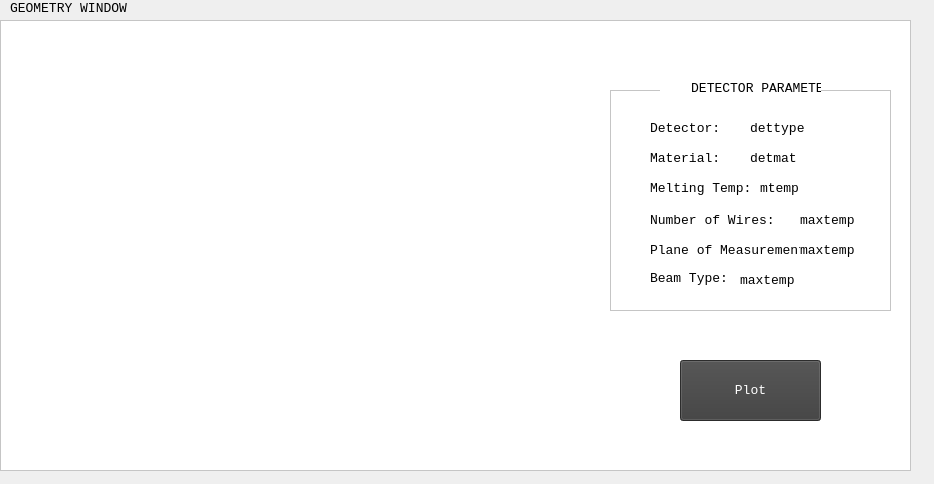
<?xml version="1.0" encoding="UTF-8"?>
<ui version="4.0">
 <class>Form</class>
 <widget class="QWidget" name="Form">
  <property name="geometry">
   <rect>
    <x>0</x>
    <y>0</y>
    <width>934</width>
    <height>484</height>
   </rect>
  </property>
  <property name="windowTitle">
   <string>Form</string>
  </property>
  <widget class="QFrame" name="frame">
   <property name="geometry">
    <rect>
     <x>0</x>
     <y>20</y>
     <width>911</width>
     <height>451</height>
    </rect>
   </property>
   <property name="styleSheet">
    <string notr="true">background-color: rgb(255, 255, 255);</string>
   </property>
   <property name="frameShape">
    <enum>QFrame::StyledPanel</enum>
   </property>
   <property name="frameShadow">
    <enum>QFrame::Raised</enum>
   </property>
   <widget class="QFrame" name="frame_2">
    <property name="geometry">
     <rect>
      <x>610</x>
      <y>70</y>
      <width>281</width>
      <height>221</height>
     </rect>
    </property>
    <property name="frameShape">
     <enum>QFrame::StyledPanel</enum>
    </property>
    <property name="frameShadow">
     <enum>QFrame::Raised</enum>
    </property>
    <widget class="QWidget" name="widgetGeometryWindowText" native="true">
     <property name="geometry">
      <rect>
       <x>10</x>
       <y>10</y>
       <width>261</width>
       <height>201</height>
      </rect>
     </property>
     <property name="font">
      <font>
       <pointsize>10</pointsize>
      </font>
     </property>
     <widget class="QLabel" name="label_4">
      <property name="geometry">
       <rect>
        <x>30</x>
        <y>20</y>
        <width>81</width>
        <height>16</height>
       </rect>
      </property>
      <property name="font">
       <font>
        <family>Monospace</family>
        <pointsize>10</pointsize>
       </font>
      </property>
      <property name="text">
       <string>Detector: </string>
      </property>
     </widget>
     <widget class="QLabel" name="LabeldettypeGeo">
      <property name="geometry">
       <rect>
        <x>130</x>
        <y>20</y>
        <width>101</width>
        <height>16</height>
       </rect>
      </property>
      <property name="font">
       <font>
        <family>Monospace</family>
        <pointsize>10</pointsize>
       </font>
      </property>
      <property name="text">
       <string>dettype</string>
      </property>
     </widget>
     <widget class="QLabel" name="label_6">
      <property name="geometry">
       <rect>
        <x>30</x>
        <y>50</y>
        <width>81</width>
        <height>16</height>
       </rect>
      </property>
      <property name="font">
       <font>
        <family>Monospace</family>
        <pointsize>10</pointsize>
       </font>
      </property>
      <property name="text">
       <string>Material:</string>
      </property>
     </widget>
     <widget class="QLabel" name="LabeldetmatGeo">
      <property name="geometry">
       <rect>
        <x>130</x>
        <y>50</y>
        <width>81</width>
        <height>16</height>
       </rect>
      </property>
      <property name="font">
       <font>
        <family>Monospace</family>
        <pointsize>10</pointsize>
       </font>
      </property>
      <property name="text">
       <string>detmat</string>
      </property>
     </widget>
     <widget class="QLabel" name="label_8">
      <property name="geometry">
       <rect>
        <x>30</x>
        <y>80</y>
        <width>121</width>
        <height>16</height>
       </rect>
      </property>
      <property name="font">
       <font>
        <family>Monospace</family>
        <pointsize>10</pointsize>
       </font>
      </property>
      <property name="text">
       <string>Melting Temp:</string>
      </property>
     </widget>
     <widget class="QLabel" name="LabelmtempGeo">
      <property name="geometry">
       <rect>
        <x>140</x>
        <y>80</y>
        <width>121</width>
        <height>16</height>
       </rect>
      </property>
      <property name="font">
       <font>
        <family>Monospace</family>
        <pointsize>10</pointsize>
       </font>
      </property>
      <property name="text">
       <string>mtemp</string>
      </property>
     </widget>
     <widget class="QLabel" name="label_10">
      <property name="geometry">
       <rect>
        <x>30</x>
        <y>110</y>
        <width>311</width>
        <height>20</height>
       </rect>
      </property>
      <property name="font">
       <font>
        <family>Monospace</family>
        <pointsize>10</pointsize>
       </font>
      </property>
      <property name="text">
       <string>Number of Wires:</string>
      </property>
     </widget>
     <widget class="QLabel" name="labelGeoNumberWires">
      <property name="geometry">
       <rect>
        <x>180</x>
        <y>110</y>
        <width>211</width>
        <height>21</height>
       </rect>
      </property>
      <property name="font">
       <font>
        <family>Monospace</family>
        <pointsize>10</pointsize>
       </font>
      </property>
      <property name="text">
       <string>maxtemp</string>
      </property>
     </widget>
     <widget class="QLabel" name="label_13">
      <property name="geometry">
       <rect>
        <x>30</x>
        <y>170</y>
        <width>311</width>
        <height>16</height>
       </rect>
      </property>
      <property name="font">
       <font>
        <family>Monospace</family>
        <pointsize>10</pointsize>
       </font>
      </property>
      <property name="text">
       <string>Beam Type: </string>
      </property>
     </widget>
     <widget class="QLabel" name="label_11">
      <property name="geometry">
       <rect>
        <x>30</x>
        <y>140</y>
        <width>311</width>
        <height>20</height>
       </rect>
      </property>
      <property name="font">
       <font>
        <family>Monospace</family>
        <pointsize>10</pointsize>
       </font>
      </property>
      <property name="text">
       <string>Plane of Measurement:</string>
      </property>
     </widget>
     <widget class="QLabel" name="labelGeoMplane">
      <property name="geometry">
       <rect>
        <x>180</x>
        <y>140</y>
        <width>211</width>
        <height>21</height>
       </rect>
      </property>
      <property name="font">
       <font>
        <family>Monospace</family>
        <pointsize>10</pointsize>
       </font>
      </property>
      <property name="text">
       <string>maxtemp</string>
      </property>
     </widget>
     <widget class="QLabel" name="labelGeoBtype">
      <property name="geometry">
       <rect>
        <x>120</x>
        <y>170</y>
        <width>211</width>
        <height>21</height>
       </rect>
      </property>
      <property name="font">
       <font>
        <family>Monospace</family>
        <pointsize>10</pointsize>
       </font>
      </property>
      <property name="text">
       <string>maxtemp</string>
      </property>
     </widget>
    </widget>
   </widget>
   <widget class="QLabel" name="label_2">
    <property name="geometry">
     <rect>
      <x>660</x>
      <y>60</y>
      <width>161</width>
      <height>16</height>
     </rect>
    </property>
    <property name="font">
     <font>
      <family>Monospace</family>
      <pointsize>10</pointsize>
     </font>
    </property>
    <property name="text">
     <string>    DETECTOR PARAMETERS</string>
    </property>
   </widget>
   <widget class="QWidget" name="widgetGeometryPlot" native="true">
    <property name="geometry">
     <rect>
      <x>10</x>
      <y>10</y>
      <width>571</width>
      <height>431</height>
     </rect>
    </property>
   </widget>
   <widget class="QPushButton" name="pushButtonGeoPlot">
    <property name="geometry">
     <rect>
      <x>680</x>
      <y>340</y>
      <width>141</width>
      <height>61</height>
     </rect>
    </property>
    <property name="font">
     <font>
      <family>Monospace</family>
      <pointsize>10</pointsize>
     </font>
    </property>
    <property name="styleSheet">
     <string notr="true">background-color: rgb(61, 61, 61);
color: rgb(255, 255, 255);</string>
    </property>
    <property name="text">
     <string>Plot</string>
    </property>
   </widget>
  </widget>
  <widget class="QLabel" name="label">
   <property name="geometry">
    <rect>
     <x>10</x>
     <y>0</y>
     <width>201</width>
     <height>16</height>
    </rect>
   </property>
   <property name="font">
    <font>
     <family>Monospace</family>
     <pointsize>10</pointsize>
    </font>
   </property>
   <property name="text">
    <string>GEOMETRY WINDOW</string>
   </property>
  </widget>
 </widget>
 <resources/>
 <connections/>
</ui>
